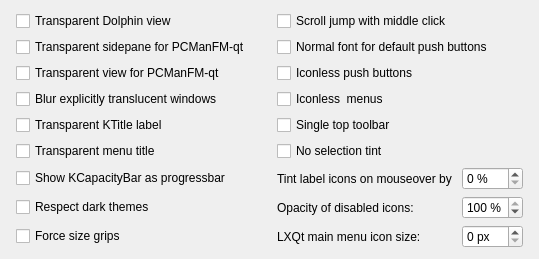
             <widget class="QWidget" name="tab">
              <property name="toolTip">
               <string>Uncheck all these boxes if you want all
widgets to appear as they are by default.</string>
              </property>
              <attribute name="title">
               <string>Hacks</string>
              </attribute>
              <layout class="QGridLayout" name="gridLayout_8">
               <item row="0" column="0">
                <spacer name="horizontalSpacer_1">
                 <property name="orientation">
                  <enum>Qt::Horizontal</enum>
                 </property>
                 <property name="sizeHint" stdset="0">
                  <size>
                   <width>5</width>
                   <height>5</height>
                  </size>
                 </property>
                </spacer>
               </item>
               <item row="0" column="1">
                <widget class="QCheckBox" name="checkBoxDolphin">
                 <property name="toolTip">
                  <string>Merge Dolphin's view with its surroundings?

By default, it has the base background.</string>
                 </property>
                 <property name="text">
                  <string>Transparent Dolphin view</string>
                 </property>
                </widget>
               </item>
               <item row="0" column="2">
                <spacer name="horizontalSpacer_2">
                 <property name="orientation">
                  <enum>Qt::Horizontal</enum>
                 </property>
                 <property name="sizeType">
                  <enum>QSizePolicy::Fixed</enum>
                 </property>
                 <property name="sizeHint" stdset="0">
                  <size>
                   <width>20</width>
                   <height>5</height>
                  </size>
                 </property>
                </spacer>
               </item>
               <item row="0" column="3" colspan="2">
                <widget class="QCheckBox" name="checkBoxScrollJump">
                 <property name="toolTip">
                  <string>By default, the scroll slider jumps to a position
when the scrollbar is left clicked.</string>
                 </property>
                 <property name="text">
                  <string>Scroll jump with middle click</string>
                 </property>
                </widget>
               </item>
               <item row="0" column="5">
                <spacer name="horizontalSpacer_3">
                 <property name="orientation">
                  <enum>Qt::Horizontal</enum>
                 </property>
                 <property name="sizeHint" stdset="0">
                  <size>
                   <width>5</width>
                   <height>5</height>
                  </size>
                 </property>
                </spacer>
               </item>
               <item row="1" column="1">
                <widget class="QCheckBox" name="checkBoxPcmanfmSide">
                 <property name="toolTip">
                  <string>Merge PCManFM-qt's sidepane with its surroundings.

Under LXQt, it needs logging out and in or closing
PCManFM-qt and then, stopping and starting Desktop
with LXQt Session Settings.</string>
                 </property>
                 <property name="text">
                  <string>Transparent sidepane for PCManFM-qt</string>
                 </property>
                </widget>
               </item>
               <item row="1" column="3" colspan="2">
                <widget class="QCheckBox" name="checkBoxNormalBtn">
                 <property name="toolTip">
                  <string>No bold font for default push buttons?

Such push buttons have bold text by default.</string>
                 </property>
                 <property name="text">
                  <string>Normal font for default push buttons</string>
                 </property>
                </widget>
               </item>
               <item row="2" column="1">
                <widget class="QCheckBox" name="checkBoxPcmanfmView">
                 <property name="toolTip">
                  <string>Merge PCManFM-qt's view with its surroundings.

Under LXQt, it needs logging out and in or closing
PCManFM-qt and then, stopping and starting Desktop
with LXQt Session Settings.</string>
                 </property>
                 <property name="text">
                  <string>Transparent view for PCManFM-qt</string>
                 </property>
                </widget>
               </item>
               <item row="2" column="3" colspan="2">
                <widget class="QCheckBox" name="checkBoxIconlessBtn">
                 <property name="toolTip">
                  <string>No icon for push buttons that have text?

By default, most push buttons have icon.

If this is disabled, see:
Miscellaneous → Respect current DE if possible</string>
                 </property>
                 <property name="text">
                  <string>Iconless push buttons</string>
                 </property>
                </widget>
               </item>
               <item row="3" column="1">
                <widget class="QCheckBox" name="checkBoxBlurTranslucent">
                 <property name="toolTip">
                  <string>Blur the regions behind windows that are made
translucent by their apps explicitly if possible.

This needs the KDE blur effect.

Konsole, QTerminal and LXQt panel are some examples.</string>
                 </property>
                 <property name="text">
                  <string>Blur explicitly translucent windows</string>
                 </property>
                </widget>
               </item>
               <item row="3" column="3" colspan="2">
                <widget class="QCheckBox" name="checkBoxIconlessMenu">
                 <property name="toolTip">
                  <string>No icon for menu-items?

By default, some of them may have icon.

If this is disabled, see:
Miscellaneous → Respect current DE if possible</string>
                 </property>
                 <property name="text">
                  <string>Iconless  menus</string>
                 </property>
                </widget>
               </item>
               <item row="4" column="1">
                <widget class="QCheckBox" name="checkBoxKtitle">
                 <property name="toolTip">
                  <string>Do not draw any background for KTitles.</string>
                 </property>
                 <property name="whatsThis">
                  <string>&lt;html&gt;&lt;head/&gt;&lt;body&gt;&lt;p&gt;Do not draw any background for KTitles?&lt;/p&gt;&lt;p&gt;Ktitles are used by some KDE applications to show different sections in configuration dialogs.&lt;/p&gt;&lt;/body&gt;&lt;/html&gt;</string>
                 </property>
                 <property name="text">
                  <string>Transparent KTitle label</string>
                 </property>
                </widget>
               </item>
               <item row="4" column="3" colspan="2">
                 <widget class="QCheckBox" name="checkBoxToolbar">
                 <property name="toolTip">
                  <string>Only the top toolbar should be styled?

By default, all toolbars are styled,
whether they are on the top or at any
other position.</string>
                 </property>
                 <property name="text">
                  <string>Single top toolbar</string>
                 </property>
                </widget>
               </item>
               <item row="5" column="1">
                <widget class="QCheckBox" name="checkBoxMenuTitle">
                 <property name="toolTip">
                  <string>Do not draw any background for (KDE) menu titles.
(Needs Logging out and in for Plasma menus.)</string>
                 </property>
                 <property name="whatsThis">
                  <string>&lt;html&gt;&lt;head/&gt;&lt;body&gt;&lt;p&gt;Do not draw any background for (KDE) menu titles?&lt;/p&gt;&lt;p&gt;Menu titles are like menu separators but with icon and text.&lt;/p&gt;&lt;p&gt;This needs Logging out and in for KDE Plasma menus. For LXQt panel, a panel restart with &lt;span style=&quot; font-style:italic;&quot;&gt;Session Settings &lt;/span&gt;is enough.&lt;/p&gt;&lt;/body&gt;&lt;/html&gt;</string>
                 </property>
                 <property name="text">
                  <string>Transparent menu title</string>
                 </property>
                </widget>
               </item>
               <item row="5" column="3" colspan="2">
                <widget class="QCheckBox" name="checkBoxTint">
                 <property name="toolTip">
                  <string>Do not tint selected label icons with
the highlight color!</string>
                 </property>
                 <property name="whatsThis">
                  <string>&lt;html&gt;&lt;head/&gt;&lt;body&gt;&lt;p&gt;By default, selected label icons are tinted by the highlight color.&lt;/p&gt;&lt;p&gt;Checking this box removes the tint.&lt;/p&gt;&lt;/body&gt;&lt;/html&gt;</string>
                 </property>
                 <property name="text">
                  <string>No selection tint</string>
                 </property>
                </widget>
               </item>
               <item row="6" column="1">
                <widget class="QCheckBox" name="checkBoxKCapacity">
                 <property name="toolTip">
                  <string>Style KDE capacity bars as progressbars.</string>
                 </property>
                 <property name="whatsThis">
                  <string>&lt;html&gt;&lt;head/&gt;&lt;body&gt;&lt;p&gt;Style KDE capacity bars as progressbars?&lt;/p&gt;&lt;p&gt;Capacity bars are usually used by some KDE applications to show volume sizes and have their own style.&lt;/p&gt;&lt;/body&gt;&lt;/html&gt;</string>
                 </property>
                 <property name="text">
                  <string>Show KCapacityBar as progressbar</string>
                 </property>
                </widget>
               </item>
               <item row="6" column="3">
                <widget class="QLabel" name="labelTint">
                 <property name="toolTip">
                  <string>The highlight color is used for tinting.

This is mostly relevant with monochrome icons.

Hard-coded icons/styles may not respect this key.</string>
                 </property>
                 <property name="text">
                  <string>Tint label icons on mouseover by </string>
                 </property>
                </widget>
               </item>
               <item row="6" column="4">
                <widget class="QSpinBox" name="spinTint">
                 <property name="toolTip">
                  <string>The highlight color is used for tinting.

This is mostly relevant with monochrome icons.

Hard-coded icons/styles may not respect this key.</string>
                 </property>
                 <property name="suffix">
                  <string> %</string>
                 </property>
                 <property name="maximum">
                  <number>100</number>
                 </property>
                </widget>
               </item>
               <item row="7" column="1">
                <widget class="QCheckBox" name="checkBoxDark">
                 <property name="toolTip">
                  <string>Some apps may not respect dark themes.
Kvantum can try to correct their behavior
as far as possible.</string>
                 </property>
                 <property name="text">
                  <string>Respect dark themes</string>
                 </property>
                </widget>
               </item>
               <item row="7" column="3">
                <widget class="QLabel" name="labelOpacity">
                 <property name="toolTip">
                  <string>Useful with monochrome icon sets and
when the opacity of disabled icons is not
reduced by other means.</string>
                 </property>
                 <property name="whatsThis">
                  <string>&lt;html&gt;&lt;head/&gt;&lt;body&gt;&lt;p&gt;Useful with monochrome icon sets and when the opacity of disabled icons is not reduced by other means.&lt;/p&gt;&lt;p&gt;KDE automatically reduces the opacity of disabled icons. Therefore, this option might be useful rather under other desktop environments.&lt;/p&gt;&lt;/body&gt;&lt;/html&gt;</string>
                 </property>
                 <property name="text">
                  <string>Opacity of disabled icons:</string>
                 </property>
                </widget>
               </item>
               <item row="7" column="4">
                <widget class="QSpinBox" name="spinOpacity">
                 <property name="toolTip">
                  <string>Useful with monochrome icon sets and
when the opacity of disabled icons is not
reduced by other means.</string>
                 </property>
                 <property name="whatsThis">
                  <string>&lt;html&gt;&lt;head/&gt;&lt;body&gt;&lt;p&gt;Useful with monochrome icon sets and when the opacity of disabled icons is not reduced by other means.&lt;/p&gt;&lt;p&gt;KDE automatically reduces the opacity of disabled icons. Therefore, this option might be useful rather under other desktop environments.&lt;/p&gt;&lt;/body&gt;&lt;/html&gt;</string>
                 </property>
                 <property name="suffix">
                  <string> %</string>
                 </property>
                 <property name="maximum">
                  <number>100</number>
                 </property>
                 <property name="value">
                  <number>100</number>
                 </property>
                </widget>
               </item>
               <item row="8" column="1">
                <widget class="QCheckBox" name="checkBoxGrip">
                 <property name="toolTip">
                  <string>Show size grips of dialogs and statusbars
as far as possible.</string>
                 </property>
                 <property name="whatsThis">
                  <string>&lt;html&gt;&lt;head/&gt;&lt;body&gt;&lt;p&gt;Show size grips of dialogs and statusbars as far as possible?&lt;/p&gt;&lt;p&gt;By default, the application decides whether they should be shown, but this hack could be useful for resizing windows easily when there is no window border.&lt;/p&gt;&lt;/body&gt;&lt;/html&gt;</string>
                 </property>
                 <property name="text">
                  <string>Force size grips</string>
                 </property>
                </widget>
               </item>
               <item row="8" column="3">
                <widget class="QLabel" name="labelLxqtMenu">
                 <property name="toolTip">
                  <string>Has effect only when the main menu is NOT styled by LXQt.

Values less than 16 mean the default menu icon size.

Needs LXQt panel to be restarted either by &quot;Session Settings&quot;
or through logging out and in again.</string>
                 </property>
                 <property name="text">
                  <string>LXQt main menu icon size:</string>
                 </property>
                </widget>
               </item>
               <item row="8" column="4">
                <widget class="QSpinBox" name="spinLxqtMenu">
                 <property name="toolTip">
                  <string>Has effect only when the main menu is NOT styled by LXQt.

Values less than 16 mean the default menu icon size.

Needs LXQt panel to be restarted either by &quot;Session Settings&quot;
or through logging out and in again.</string>
                 </property>
                 <property name="suffix">
                  <string> px</string>
                 </property>
                 <property name="maximum">
                  <number>32</number>
                 </property>
                 <property name="value">
                  <number>0</number>
                 </property>
                </widget>
               </item>
              </layout>
             </widget>
